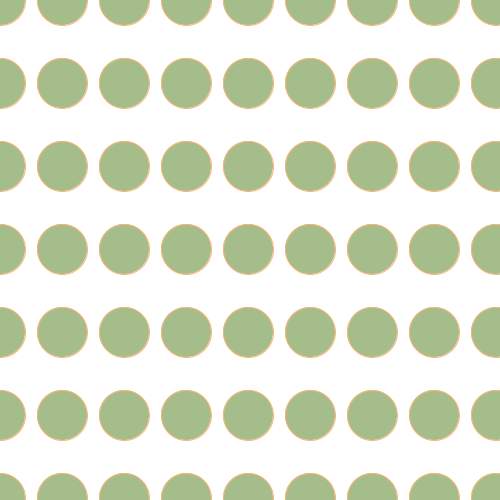
Frame 1 (no input)
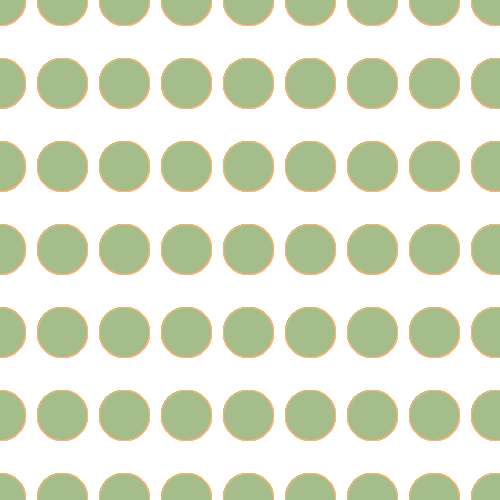
Frame 60 (the mouse pressed at the canvas centre just before this capture)
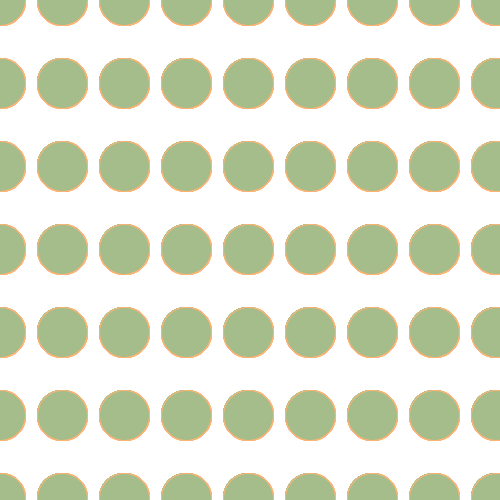
Frame 120 (the mouse held since frame 60 and released just before this capture)

The Processing sketch that drew these frames (run headless with seeded random() and noise(); from frame 60 on, the mouse is pressed at the canvas centre):

// Processing sketch: s04t00isi
// ── s04t00isi.pde
//Exprecion digital - Diseño Digital - UDD- 2016
//Isidora Ordoñez
//s04t00isi. 9 7

/*En este código se ejecuta un doble for loop para una series de elipses, que gracias
 un if y un else se logra que en nuestro canvas se dibujen siempre 9 elipses de ancho
 y 6 de alto, a pesar de que el tamaño del canvas cambie.
 */



void setup() {
  size(500, 500);                        //Tamaño canvas.
  background(255);                         //Color canvas.

  ellipseMode(CENTER);                     //Que las ellipses se dibujen desde su centro.
}


void draw() {
  //Variables:   
  int a= width / 8;                         //Variable 'a'.
  int b= height / 6;                        //Variable 'b'.
  int verde= color(164, 189, 139);          //Variable verde.
  int amarillo= color(252, 179, 116);       //Variable color amarillo.

  int ellipse;                              //Variable "ellipse".

  //If para que ellipse siga el canvas:  
  if (width >= height) {                  // si el alto es mayor que el ancho.
    ellipse= height / 10;                 //mi variable es igual al ancho / 10.
  } else {
    ellipse = width / 10;                 //si no, es igual al alto / 10
  }

  //Doble for loop:
  for (int x = 0; x <= width; x += a) {       //for loop para eje x.
    for (int y = 0; y <= height; y += b) {    //for loop para eje y.

      //Ellipse:
      stroke(amarillo);
      //strokeWeight();                      //línea de contorno.                        
      fill(verde);                            //relleno.
      ellipse(x, y, ellipse, ellipse);        //posición y tamaño elipse.
    }
  }
}
